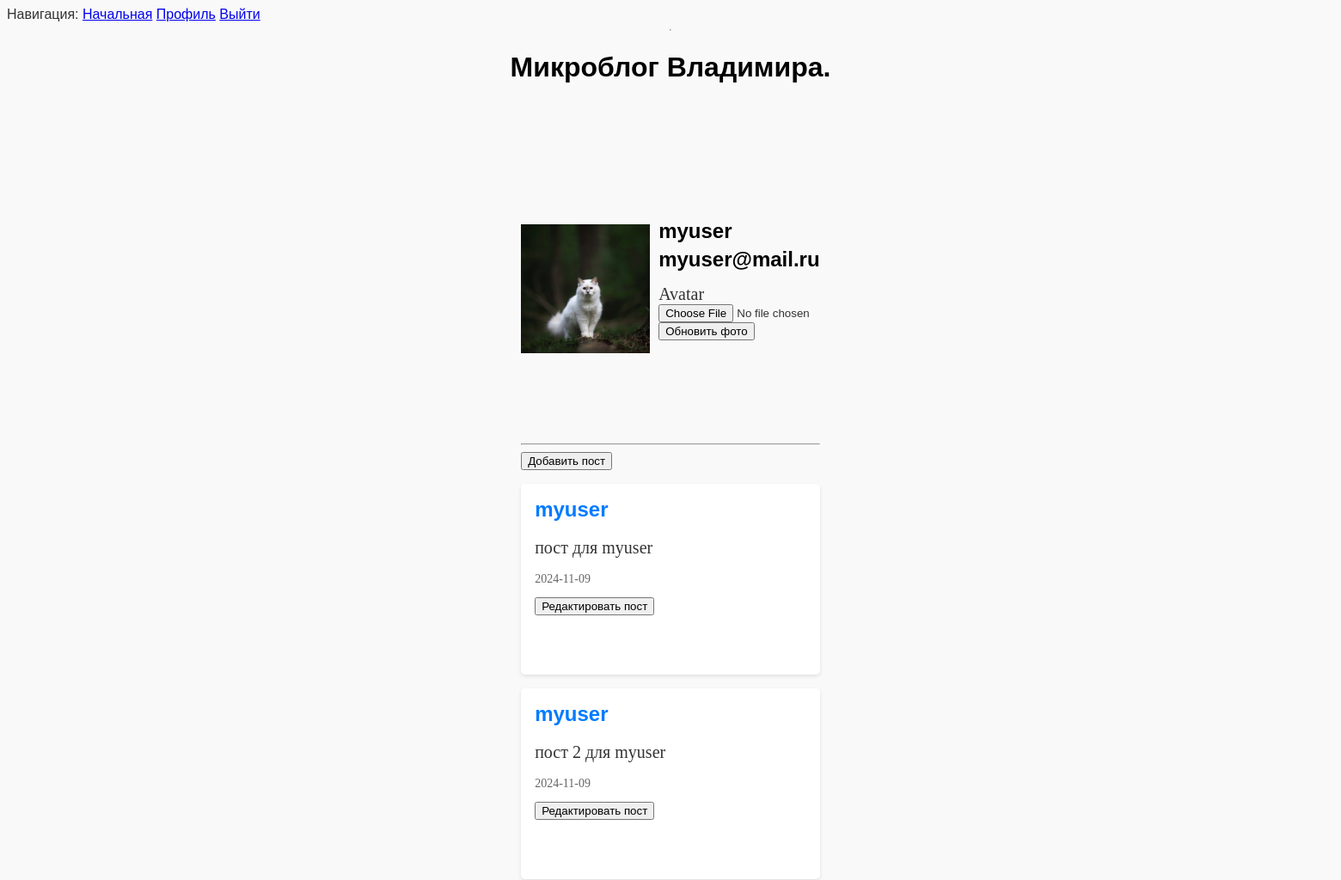
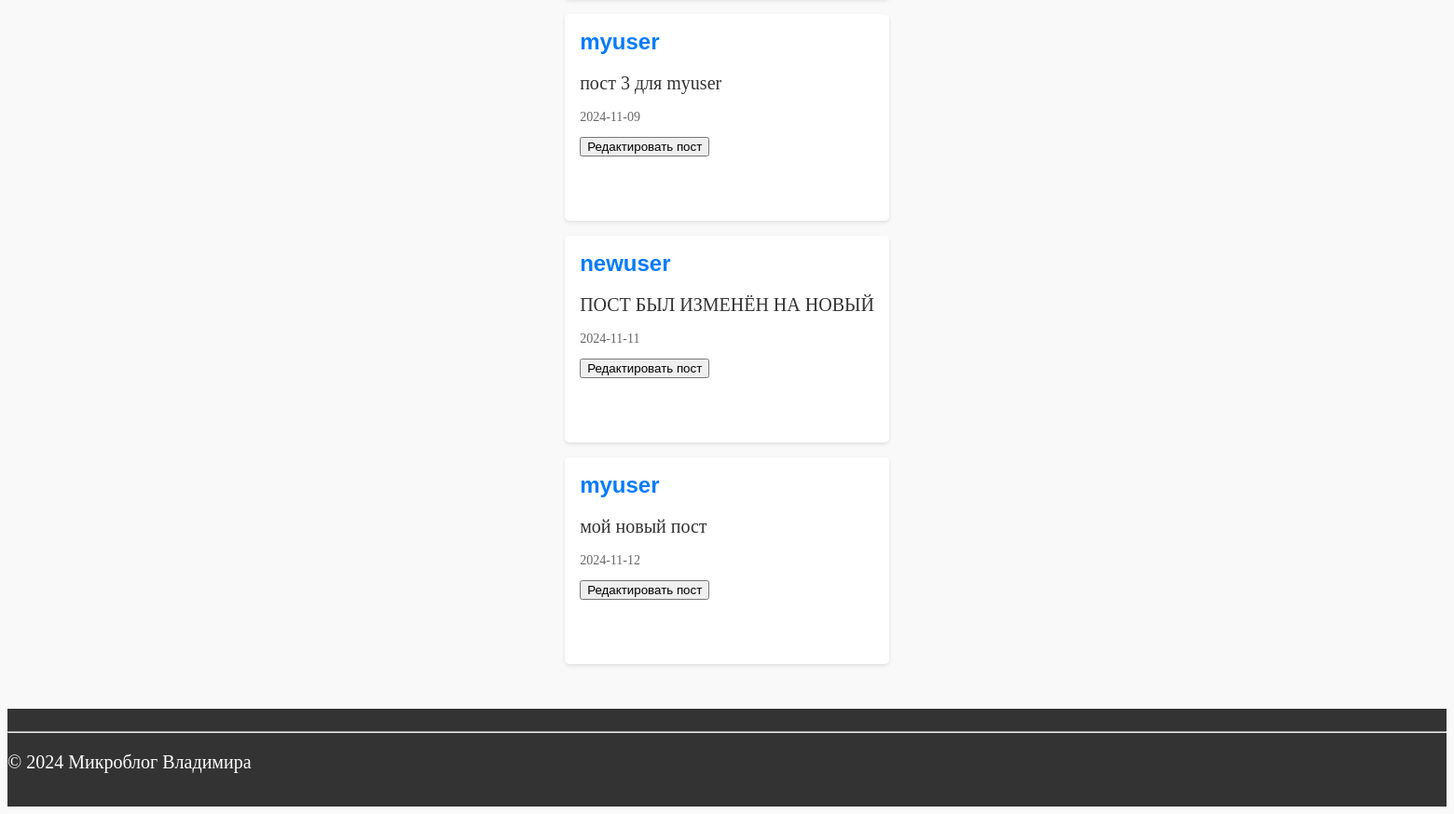
The app's page /user/myuser (signed in) with its own data (2 pictures, top to bottom).
### app/models.py (models this page shows, shortened)
class User(UserMixin, db.Model):
    id = db.Column(db.Integer, primary_key=True)
    username = db.Column(db.String(80), unique=True, nullable=False)
    email = db.Column(db.String(120), unique=True, nullable=False)
    password_hash = db.Column(db.String(128), nullable=False)
    avatar = db.Column(db.String(120), default='default_avatar.png')
    def avatar_url(self):
        if self.avatar:
            return url_for('static', filename=f'avatars/{self.avatar}')
        return url_for('static', filename='avatars/default_avatar.png')

class Post(db.Model):
    id = db.Column(db.Integer, primary_key=True)
    title = db.Column(db.String(120), nullable=False)
    text = db.Column(db.Text, nullable=False)
    date = db.Column(db.Text, nullable=False)
    user_id = db.Column(db.Integer, db.ForeignKey('user.id'), nullable=False)
    user = db.relationship('User', backref=db.backref('posts', lazy=True))

### app/routes.py (the view, shortened to what this page needs)
@app.route('/user/<username>',methods=['GET', 'POST'])
@login_required
def user(username):
    user = db.first_or_404(sa.select(User).where(User.username == username))
    posts = Post.query.filter_by(user_id=user.id).all()
    logger.info(f"user id from db: {user.id}")
    logger.info(f'id: {current_user.get_id()}')
    form = UpdateAvatarForm()
    return render_template('user.html', user=user, form=form, posts=posts)

### app/forms.py
class UpdateAvatarForm(FlaskForm):
    avatar = FileField('Avatar', validators=[FileAllowed(['jpg', 'png'], 'Только изображения!')])
    submit = SubmitField('Обновить фото')

### app/models.py (called while the page is built)
@login.user_loader
def load_user(id):
    return db.session.get(User, int(id))

### app/templates/user.html (shortened to what this page needs)
{% extends "base.html" %}
{% block content %}
    <h2 class="username"> {{ user.username }}</h2>
    <h2 class="useremail"> {{ user.email }}</h2>
    <form action="" method="post" enctype="multipart/form-data">
        <img src="{{ user.avatar_url() }}" alt="{{ user.username }}'s avatar" width="150" height="150">
            <br>
            <p class="avataruser">
                {{ form.avatar.label }}<br>
                {{ form.avatar() }} <br>
                {{ form.submit() }}
            </p>
    </form>
    <hr>
    <form action="/add_post">
        <button class="addpost" type="submit">Добавить пост</button>
    </form>
    {% for post in posts %}
    <article class="post">
        <h2>{{ post.title }} </h2>
        <p>{{ post.text }}</p>
        <p class="post-meta">{{ post.date }}</p>
        <form action="{{ url_for('change_user_post', post_id=post.id) }}" method="post">
            <button type="submit">Редактировать пост</button>
        </form>
        <form action="{{ url_for('delete_post', post_id=post.id) }}" method="post">
        </form>
    </article>
    {% endfor %}
{% endblock %}

### app/static/css/style.css (style rules this page uses)
body { background-color: #f9f9f9; color: #333; font-family: "Arial", sans-serif }
p { font-family: Times New Roman; font-size: 20px; }
.username { color: black; position: relative; left: 160px; top: 90px; }
.useremail { color: black; position: relative; left: 160px; top: 75px; }
.avataruser { position: relative; top: -100px; left: 160px; }
.post { background-color: #fff; padding: 1rem; margin-bottom: 1rem; border-radius: 5px; box-shadow: 0 2px 4px rgba(0, 0, 0, 0.1) }
.post h2 { margin-top: 0; font-size: 1.5rem; color: #007BFF; }
.post p { line-height: 1.0; }
.post-meta { font-size: 0.875rem; color: #666; margin-top: 1rem; }

### records on screen
User: username "myuser", email "myuser@mail.ru", avatar_url (picture)
Post: title "myuser", text "пост для myuser", date "2024-11-09"
Post: title "myuser", text "пост 2 для myuser", date "2024-11-09"
Post: title "myuser", text "пост 3 для myuser", date "2024-11-09"
Post: title "newuser", text "ПОСТ БЫЛ ИЗМЕНЁН НА НОВЫЙ", date "2024-11-11"
Post: title "myuser", text "мой новый пост", date "2024-11-12"
